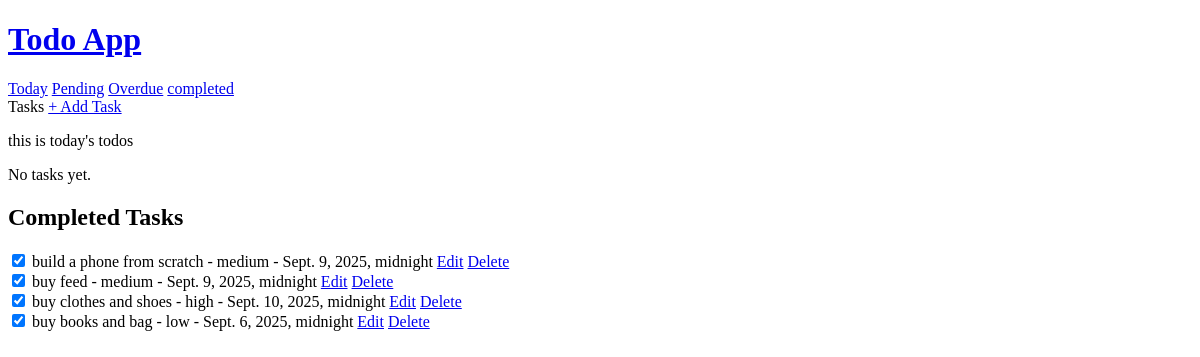
The page /today/ on the database as committed earlier.
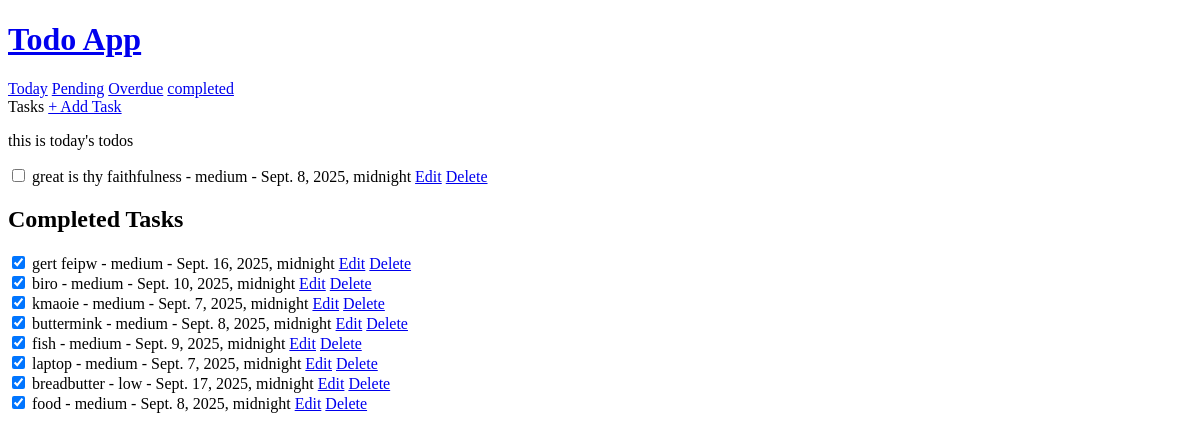
The same page on the database as committed later.
### todo/models.py (models this page shows, shortened)
class Task(models.Model):
    PRIORITY_CHOICES = [
        ('low', 'Low'),
        ('medium', 'Medium'),
        ('high', 'High'),
    ]
    title = models.CharField(max_length=255)
    comment = models.TextField(blank=True, null=True)
    priority = models.CharField(max_length=10, choices=PRIORITY_CHOICES, default='medium')
    deadline = models.DateTimeField(blank=True, null=True)
    completed = models.BooleanField(default=False)  # ✅ mark if task is done
    created_at = models.DateTimeField(auto_now_add=True)
    updated_at = models.DateTimeField(auto_now=True)
    class Meta:
        ordering = ['-updated_at', '-created_at']

### todo/views.py (the view)
# urls.py: path('today/', views.todayTask, name='today'),
def todayTask(request):
    today = timezone.now().date()
    tasks = Task.objects.filter(deadline__date=today, completed=False)
    completed_tasks = Task.objects.filter(completed=True)
    context ={
        "tasks": tasks,
        'completed_tasks': completed_tasks
    }
    return render(request, 'todo/today.html', context)

### todo/templates/todo/today.html (shortened to what this page needs)
{% extends 'main.html' %} {% block content %}
<!DOCTYPE html>
<html lang="en">
  <head>
  </head>
  <body>
    <p>this is today's todos</p>
    {% for task in tasks %}
    <form method="post" action="{% url 'toggle_task' task.pk %}">
      <input
        type="checkbox"
        onchange="this.form.submit()"
        {%
        if
        task.completed
        %}checked{%
        endif
        %}
      />
      {{ task.title }} - {{ task.priority }} - {{ task.deadline }}
      <a href="{% url 'edit-task' task.pk %}">Edit</a>
      <a href="{% url 'delete-task' task.pk %}">Delete</a>
    </form>
    {% empty %}
    <p>No tasks yet.</p>
    {% endfor %}
    <h2>Completed Tasks</h2>
    {% include 'todo/completed_list.html' with tasks=completed_tasks %}
  </body>
</html>
{% endblock %}

### templates/main.html (shortened to what this page needs)
<!DOCTYPE html>
<html lang="en">
  <head>
  </head>
  <body>
    <h1><a href="/">Todo App</a></h1>
    {% include 'links.html' %}
    <div>Tasks <a href="{% url 'add-task' %}">+ Add Task</a></div>
     {% block content %} {% endblock %}
  </body>
</html>

### templates/links.html (shortened to what this page needs)
<!DOCTYPE html>
<html lang="en">
  <head>
  </head>
  <body>
    <div>
      <a href="{% url 'today' %}">Today</a>
      <a href="{% url 'pending' %}">Pending</a>
      <a href="{% url 'overdue' %}">Overdue</a>
      <a href="{% url 'completed' %}">completed</a>
    </div>
  </body>
</html>

### todo/templates/todo/completed_list.html (shortened to what this page needs)
{% for task in tasks %}
<form method="POST" action="{% url 'toggle_task' task.pk %}">
  <input
    type="checkbox"
    name="completed"
    onchange="this.form.submit()"
    checked
  />
  {{ task.title }} - {{ task.priority }} - {{ task.deadline }}
  <a href="{% url 'edit-task' task.pk %}">Edit</a>
  <a href="{% url 'delete-task' task.pk %}">Delete</a>
</form>
{% empty %}
<p>No completed tasks yet.</p>
{% endfor %}

Rows that differ between the two databases and show on the page:
removed Task: title "build a phone from scratch", priority "medium", deadline "Sept. 9, 2025, midnight", shown under "Completed Tasks"
removed Task: title "buy feed", priority "medium", deadline "Sept. 9, 2025, midnight", shown under "Completed Tasks"
removed Task: title "buy clothes and shoes", priority "high", deadline "Sept. 10, 2025, midnight", shown under "Completed Tasks"
removed Task: title "buy books and bag", priority "low", deadline "Sept. 6, 2025, midnight", shown under "Completed Tasks"
added Task: title "great is thy faithfulness", priority "medium", deadline "Sept. 8, 2025, midnight", shown under "Todo App"
added Task: title "gert feipw", priority "medium", deadline "Sept. 16, 2025, midnight", shown under "Completed Tasks"
added Task: title "biro", priority "medium", deadline "Sept. 10, 2025, midnight", shown under "Completed Tasks"
added Task: title "kmaoie", priority "medium", deadline "Sept. 7, 2025, midnight", shown under "Completed Tasks"
added Task: title "buttermink", priority "medium", deadline "Sept. 8, 2025, midnight", shown under "Completed Tasks"
added Task: title "fish", priority "medium", deadline "Sept. 9, 2025, midnight", shown under "Completed Tasks"
added Task: title "laptop", priority "medium", deadline "Sept. 7, 2025, midnight", shown under "Completed Tasks"
added Task: title "breadbutter", priority "low", deadline "Sept. 17, 2025, midnight", shown under "Completed Tasks"
added Task: title "food", priority "medium", deadline "Sept. 8, 2025, midnight", shown under "Completed Tasks"
Other text that changed with them:
text no longer shown: "No tasks yet."
